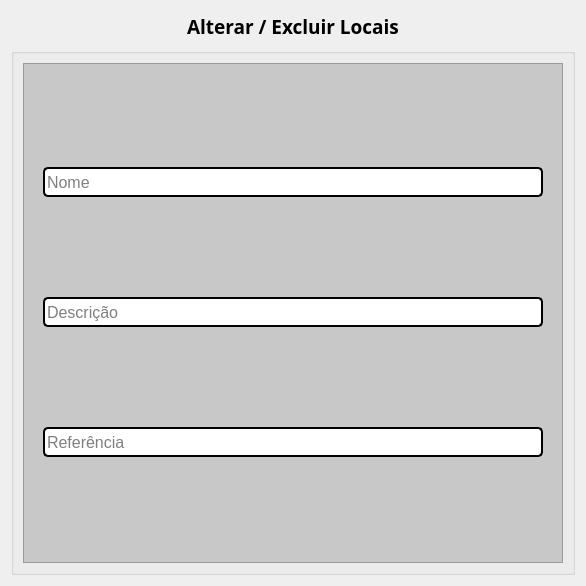
                <widget class="QWidget" name="locais_alterar_page">
                 <layout class="QVBoxLayout" name="verticalLayout_22">
                  <item alignment="Qt::AlignHCenter">
                   <widget class="QLabel" name="label_23">
                    <property name="minimumSize">
                     <size>
                      <width>111</width>
                      <height>31</height>
                     </size>
                    </property>
                    <property name="maximumSize">
                     <size>
                      <width>270</width>
                      <height>31</height>
                     </size>
                    </property>
                    <property name="font">
                     <font>
                      <family>Arial Black</family>
                      <pointsize>14</pointsize>
                      <weight>75</weight>
                      <bold>true</bold>
                     </font>
                    </property>
                    <property name="text">
                     <string>Alterar / Excluir Locais</string>
                    </property>
                   </widget>
                  </item>
                  <item>
                   <widget class="QGroupBox" name="groupBox_17">
                    <property name="minimumSize">
                     <size>
                      <width>0</width>
                      <height>0</height>
                     </size>
                    </property>
                    <property name="maximumSize">
                     <size>
                      <width>15000</width>
                      <height>15000</height>
                     </size>
                    </property>
                    <property name="title">
                     <string/>
                    </property>
                    <layout class="QGridLayout" name="gridLayout_38">
                     <item row="0" column="0" alignment="Qt::AlignHCenter">
                      <widget class="QFrame" name="frame_26">
                       <property name="minimumSize">
                        <size>
                         <width>540</width>
                         <height>500</height>
                        </size>
                       </property>
                       <property name="maximumSize">
                        <size>
                         <width>540</width>
                         <height>100000</height>
                        </size>
                       </property>
                       <property name="styleSheet">
                        <string notr="true">background-color: rgb(200, 200, 200);</string>
                       </property>
                       <property name="frameShape">
                        <enum>QFrame::StyledPanel</enum>
                       </property>
                       <property name="frameShadow">
                        <enum>QFrame::Raised</enum>
                       </property>
                       <layout class="QGridLayout" name="gridLayout_39">
                        <item row="0" column="0">
                         <widget class="QLineEdit" name="locais_a_nome_txt">
                          <property name="minimumSize">
                           <size>
                            <width>500</width>
                            <height>30</height>
                           </size>
                          </property>
                          <property name="maximumSize">
                           <size>
                            <width>500</width>
                            <height>16777215</height>
                           </size>
                          </property>
                          <property name="font">
                           <font>
                            <family>Arial</family>
                            <pointsize>12</pointsize>
                           </font>
                          </property>
                          <property name="styleSheet">
                           <string notr="true">color: rgb(0, 0, 0);
border-color: rgb(0, 0, 0);
background-color: rgb(255, 255, 255);
border-style: solid;
border-width: 2px;
border-radius: 5px;</string>
                          </property>
                          <property name="placeholderText">
                           <string>Nome</string>
                          </property>
                         </widget>
                        </item>
                        <item row="2" column="0">
                         <widget class="QLineEdit" name="locais_a_referencia_txt">
                          <property name="minimumSize">
                           <size>
                            <width>500</width>
                            <height>30</height>
                           </size>
                          </property>
                          <property name="maximumSize">
                           <size>
                            <width>500</width>
                            <height>16777215</height>
                           </size>
                          </property>
                          <property name="font">
                           <font>
                            <family>Arial</family>
                            <pointsize>12</pointsize>
                           </font>
                          </property>
                          <property name="styleSheet">
                           <string notr="true">color: rgb(0, 0, 0);
border-color: rgb(0, 0, 0);
background-color: rgb(255, 255, 255);
border-style: solid;
border-width: 2px;
border-radius: 5px;</string>
                          </property>
                          <property name="placeholderText">
                           <string>Referência</string>
                          </property>
                         </widget>
                        </item>
                        <item row="1" column="0">
                         <widget class="QLineEdit" name="locais_a_descricao_txt">
                          <property name="minimumSize">
                           <size>
                            <width>500</width>
                            <height>30</height>
                           </size>
                          </property>
                          <property name="maximumSize">
                           <size>
                            <width>500</width>
                            <height>16777215</height>
                           </size>
                          </property>
                          <property name="font">
                           <font>
                            <family>Arial</family>
                            <pointsize>12</pointsize>
                           </font>
                          </property>
                          <property name="styleSheet">
                           <string notr="true">color: rgb(0, 0, 0);
border-color: rgb(0, 0, 0);
background-color: rgb(255, 255, 255);
border-style: solid;
border-width: 2px;
border-radius: 5px;</string>
                          </property>
                          <property name="placeholderText">
                           <string>Descrição</string>
                          </property>
                         </widget>
                        </item>
                       </layout>
                      </widget>
                     </item>
                    </layout>
                   </widget>
                  </item>
                 </layout>
                </widget>
